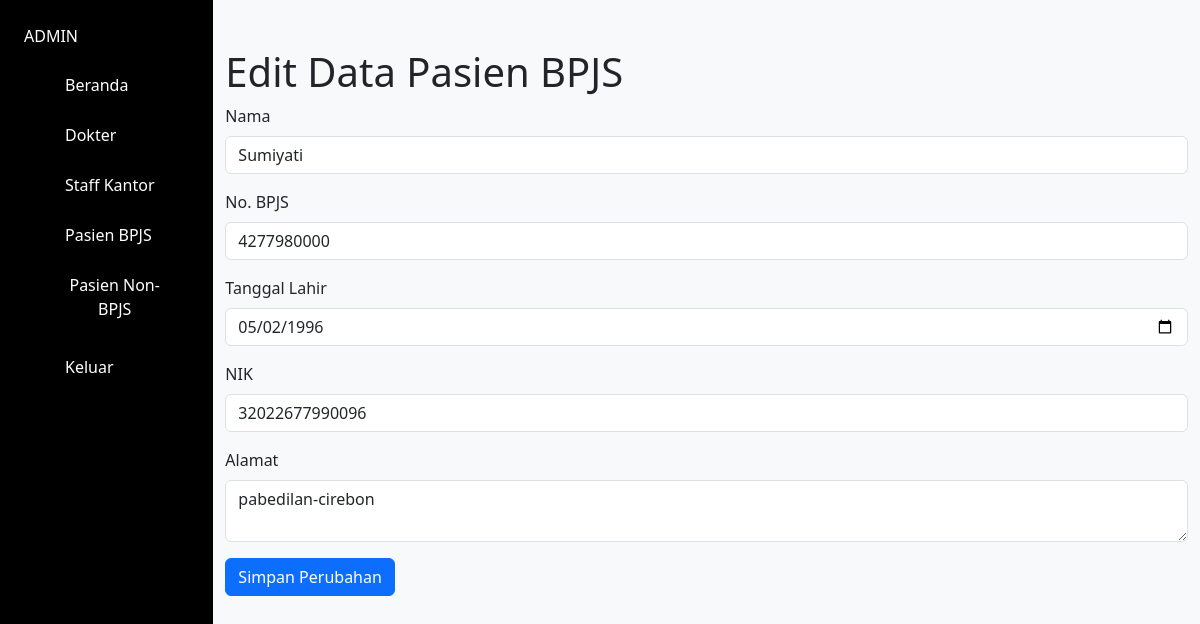
The app's page /edit.php?id=4 with its own data.
### tables this page shows
CREATE TABLE `pasien` (
  `id` int(11) NOT NULL,
  `nama` varchar(100) DEFAULT NULL,
  `no_bpjs` varchar(20) DEFAULT NULL,
  `tgl_lahir` date NOT NULL,
  `nik` varchar(16) NOT NULL,
  `alamat` text NOT NULL
);

### edit.php (the view, shortened to what this page needs)
<?php
$conn = new mysqli("localhost", "root", "", "datapasien_db");
if (isset($_GET['id'])) {
    $id = $_GET['id'];
    $sql = "SELECT * FROM pasien WHERE id = $id";
    $result = $conn->query($sql);
    if ($result->num_rows > 0) {
        $row = $result->fetch_assoc();
    } else {
        echo "Data pasien tidak ditemukan.";
        exit();
    }
}
?>
<!DOCTYPE html>
<html lang="en">
<head>
    <link rel="stylesheet" href="https://cdnjs.cloudflare.com/ajax/libs/bootstrap/5.3.0/css/bootstrap.min.css">
</head>
<body>
</head>
<body>
    <div class="sidebar p-4">
        <div class="text-2xl font-bold mb-3">ADMIN</div>
        <nav>
            <a class="btn btn-grey w-100 d-flex align-items-center py-2 px-4 mb-2" href="dashboard.php">
                Beranda
            </a>
            <a class="btn btn-grey w-100 d-flex align-items-center py-2 px-4 mb-2" href="dokter.php">
                Dokter
            </a>
            <a class="btn btn-grey w-100 d-flex align-items-center py-2 px-4 mb-2" href="staff_kantor.php">
                Staff Kantor
            </a>
            <a class="btn btn-grey w-100 d-flex align-items-center py-2 px-4 mb-2" href="pasien_bpjs.php">
                Pasien BPJS
            </a>
            <a class="btn btn-grey w-100 d-flex align-items-center py-2 px-4 mb-2" href="pasien_non-bpjs.php">
                Pasien Non-BPJS
            </a>
            <a class="btn btn-grey w-100 d-flex align-items-center py-2 px-4" href="logout.php">
                Keluar
            </a>
        </nav>
    </div>
    <div class="container mt-5">
        <h1>Edit Data Pasien BPJS</h1>
        <form method="POST">
            <div class="mb-3">
                <label for="nama" class="form-label">Nama</label>
                <input type="text" class="form-control" id="nama" name="nama" value="<?php echo htmlspecialchars($row['nama']); ?>" required>
            </div>
            <div class="mb-3">
                <label for="no_bpjs" class="form-label">No. BPJS</label>
                <input type="text" class="form-control" id="no_bpjs" name="no_bpjs" value="<?php echo htmlspecialchars($row['no_bpjs']); ?>" required>
            </div>
            <div class="mb-3">
                <label for="tgl_lahir" class="form-label">Tanggal Lahir</label>
                <input type="date" class="form-control" id="tgl_lahir" name="tgl_lahir" value="<?php echo htmlspecialchars($row['tgl_lahir']); ?>" required>
            </div>
            <div class="mb-3">
                <label for="nik" class="form-label">NIK</label>
                <input type="text" class="form-control" id="nik" name="nik" value="<?php echo htmlspecialchars($row['nik']); ?>" required>
            </div>
            <div class="mb-3">
                <label for="alamat" class="form-label">Alamat</label>
                <textarea class="form-control" id="alamat" name="alamat" required><?php echo htmlspecialchars($row['alamat']); ?></textarea>
            </div>
            <button type="submit" name="submit" class="btn btn-primary">Simpan Perubahan</button>
        </form>
    </div>
</body>
</html>

### edit.php (style rules this page uses)
body { background-color: #f8f9fa; color: #212529; display: flex; min-height: 100vh; margin: 0; }
.sidebar { width: 250px; background-color: #000; color: #fff; min-height: 100vh; }
.sidebar a { text-decoration: none; color: white; }

### records on screen
pasien: nama "Sumiyati", no_bpjs "4277980000", tgl_lahir "05/02/1996", nik "32022677990096", alamat "pabedilan-cirebon"
